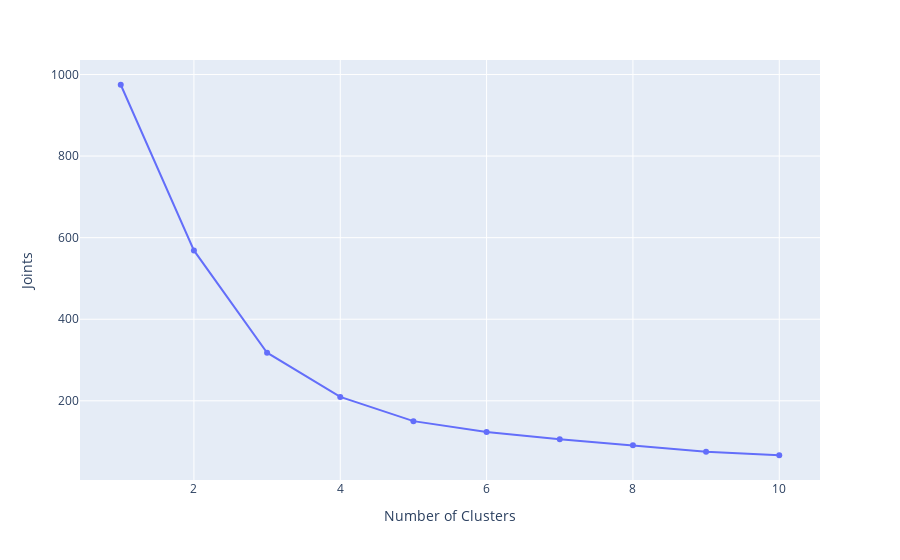

Notebook code for this chart:
### Code cell
plot_elbow(x_rob)

### Figure 1 — Plotly figure (JSON) as saved in the notebook; plotly's stock layout.template omitted (floating-point values rounded to 4 significant figures)
{"data": [{"hovertemplate": "Number of Clusters=%{x}<br>Joints=%{y}<extra></extra>", "legendgroup": "", "line": {"color": "#636efa", "dash": "solid"}, "marker": {"symbol": "circle"}, "mode": "lines+markers", "name": "", "orientation": "v", "showlegend": false, "type": "scatter", "x": [1, 2, 3, 4, 5, 6, 7, 8, 9, 10], "xaxis": "x", "y": [974.9, 568.6, 317.9, 209.6, 150.2, 123.8, 106.0, 90.85, 75.37, 66.55], "yaxis": "y"}], "layout": {"legend": {"tracegroupgap": 0}, "margin": {"t": 60}, "xaxis": {"anchor": "y", "domain": [0, 1], "title": {"text": "Number of Clusters"}}, "yaxis": {"anchor": "x", "domain": [0, 1], "title": {"text": "Joints"}}}}
